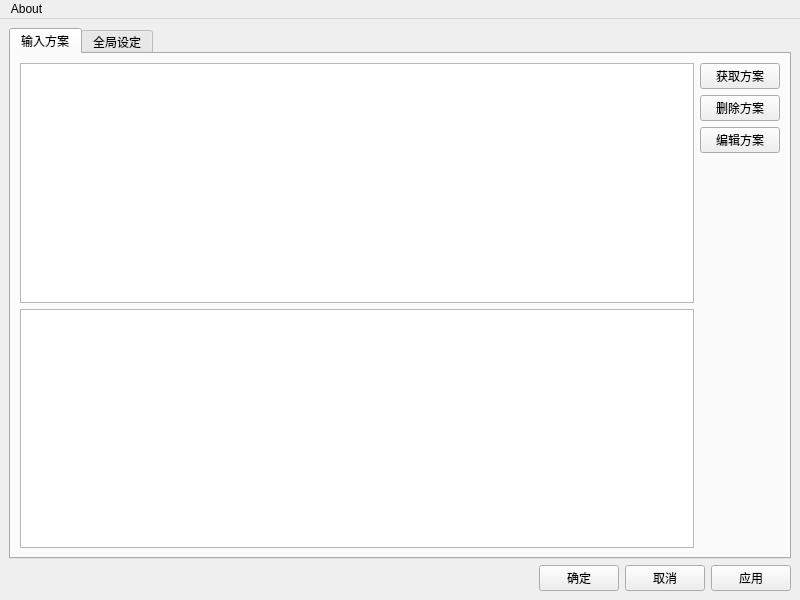
<?xml version="1.0" encoding="UTF-8"?>
<ui version="4.0">
 <class>MainWindow</class>
 <widget class="QMainWindow" name="MainWindow">
  <property name="geometry">
   <rect>
    <x>0</x>
    <y>0</y>
    <width>800</width>
    <height>600</height>
   </rect>
  </property>
  <property name="windowTitle">
   <string>MainWindow</string>
  </property>
  <widget class="QWidget" name="centralwidget">
   <layout class="QVBoxLayout" name="verticalLayout_3">
    <item>
     <widget class="QTabWidget" name="tabWidget">
      <property name="currentIndex">
       <number>0</number>
      </property>
      <widget class="QWidget" name="tab1">
       <attribute name="title">
        <string>输入方案</string>
       </attribute>
       <layout class="QVBoxLayout" name="verticalLayout_2">
        <item>
         <layout class="QGridLayout" name="gridLayout">
          <item row="0" column="0">
           <widget class="QTreeView" name="rTreeView"/>
          </item>
          <item row="1" column="0">
           <widget class="QTextEdit" name="schema_info"/>
          </item>
          <item row="0" column="3" rowspan="2">
           <layout class="QVBoxLayout" name="verticalLayout">
            <item>
             <widget class="QPushButton" name="get_schema_btn">
              <property name="text">
               <string>获取方案</string>
              </property>
             </widget>
            </item>
            <item>
             <widget class="QPushButton" name="delete_btn">
              <property name="text">
               <string>删除方案</string>
              </property>
             </widget>
            </item>
            <item>
             <widget class="QPushButton" name="config_btn">
              <property name="text">
               <string>编辑方案</string>
              </property>
             </widget>
            </item>
            <item>
             <spacer name="verticalSpacer">
              <property name="orientation">
               <enum>Qt::Vertical</enum>
              </property>
              <property name="sizeHint" stdset="0">
               <size>
                <width>20</width>
                <height>40</height>
               </size>
              </property>
             </spacer>
            </item>
           </layout>
          </item>
         </layout>
        </item>
       </layout>
      </widget>
      <widget class="QWidget" name="tab_2">
       <attribute name="title">
        <string>全局设定</string>
       </attribute>
       <layout class="QVBoxLayout" name="verticalLayout_4">
        <item>
         <layout class="QHBoxLayout" name="horizontalLayout_2">
          <item>
           <widget class="QLabel" name="label">
            <property name="text">
             <string>Placeholder</string>
            </property>
           </widget>
          </item>
         </layout>
        </item>
       </layout>
      </widget>
     </widget>
    </item>
    <item>
     <layout class="QHBoxLayout" name="horizontalLayout">
      <item>
       <spacer name="horizontalSpacer">
        <property name="orientation">
         <enum>Qt::Horizontal</enum>
        </property>
        <property name="sizeHint" stdset="0">
         <size>
          <width>40</width>
          <height>20</height>
         </size>
        </property>
       </spacer>
      </item>
      <item>
       <widget class="QPushButton" name="ok_btn">
        <property name="text">
         <string>确定</string>
        </property>
       </widget>
      </item>
      <item>
       <widget class="QPushButton" name="concel_btn">
        <property name="text">
         <string>取消</string>
        </property>
       </widget>
      </item>
      <item>
       <widget class="QPushButton" name="apply_btn">
        <property name="text">
         <string>应用</string>
        </property>
       </widget>
      </item>
     </layout>
    </item>
   </layout>
  </widget>
  <widget class="QMenuBar" name="menubar">
   <property name="geometry">
    <rect>
     <x>0</x>
     <y>0</y>
     <width>800</width>
     <height>23</height>
    </rect>
   </property>
   <widget class="QMenu" name="menuAbout">
    <property name="title">
     <string>About</string>
    </property>
   </widget>
   <addaction name="menuAbout"/>
  </widget>
 </widget>
 <tabstops>
  <tabstop>delete_btn</tabstop>
  <tabstop>tabWidget</tabstop>
 </tabstops>
 <resources/>
 <connections/>
</ui>
